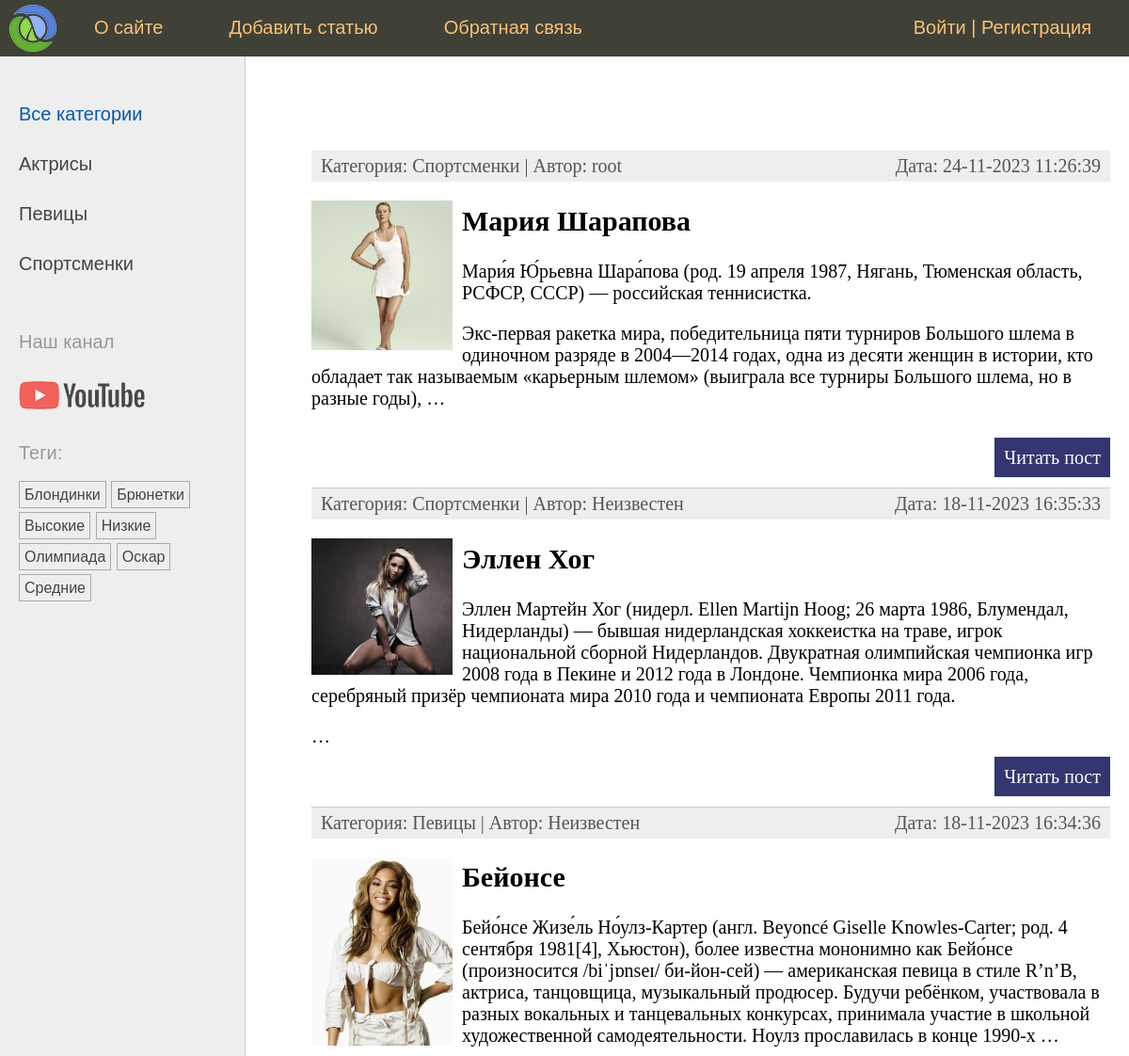
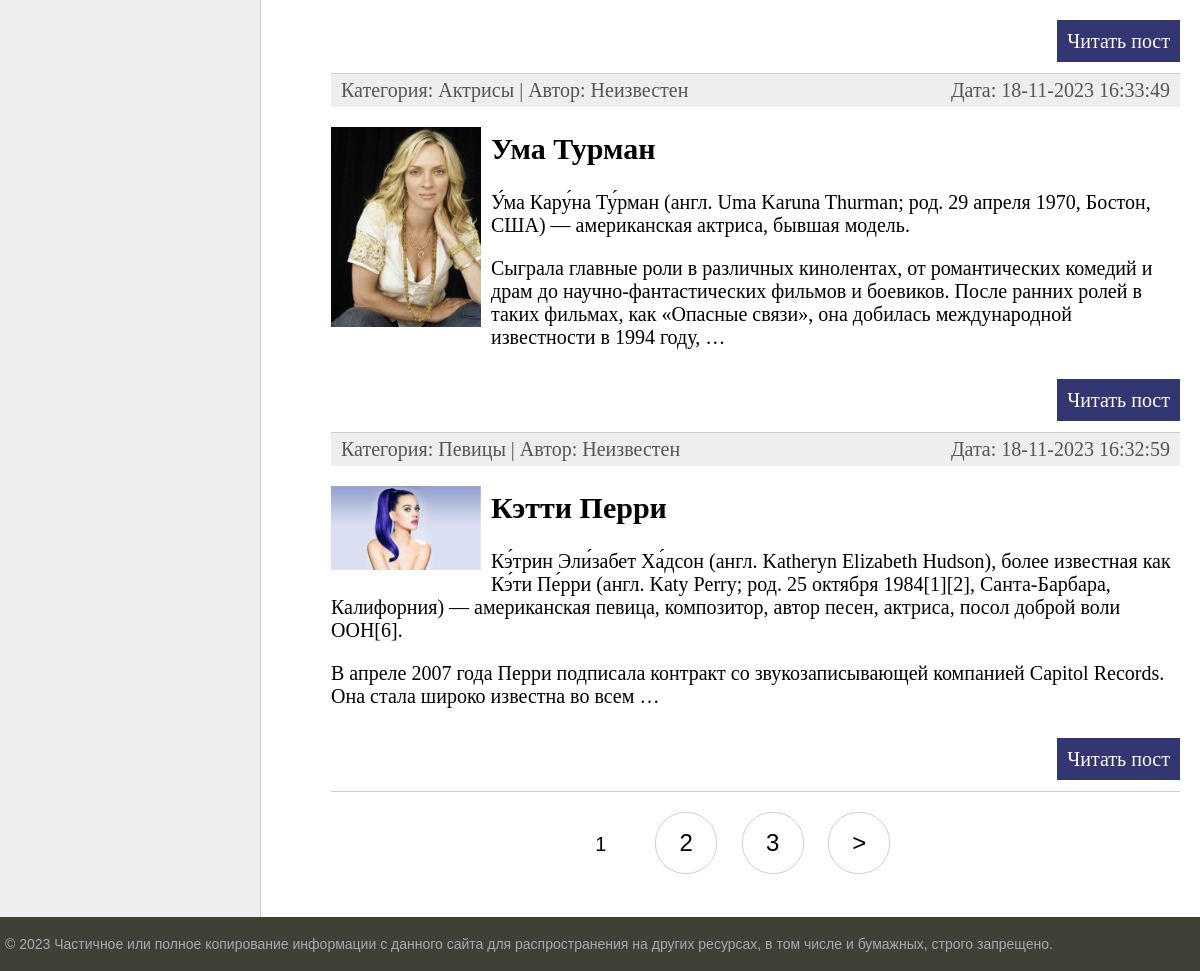
The page / on the database its author committed (2 pictures, top to bottom).
### women/models.py (models this page shows, shortened)
class Category(models.Model):
    name = models.CharField(max_length=100, db_index=True, verbose_name='Категория')
    slug = models.SlugField(max_length=255, unique=True, db_index=True, verbose_name='Slug')
    class Meta:
        verbose_name = 'Категория'
        verbose_name_plural = 'Категории'
    def get_absolute_url(self):
        return reverse('category', kwargs={'cat_slug': self.slug})

class TagPost(models.Model):
    tag = models.CharField(max_length=100, db_index=True)
    slug = models.SlugField(max_length=255, unique=True, db_index=True)
    def get_absolute_url(self):
        return reverse('tag', kwargs={'tag_slug': self.slug})

class Women(models.Model):
    class Status(models.IntegerChoices):
        DRAFT = 0, 'Черновик'
        PUBLISHED = 1, 'Опубликовано'
    title = models.CharField(max_length=255, verbose_name='Заголовок', validators=[])
    slug = models.SlugField(max_length=255, unique=True, db_index=True, verbose_name='Slug',
                            validators=[
        MinLengthValidator(5, message='Минимум 5 символов'),
        MaxLengthValidator(100, message='Максимум 100 символов'),
                                        ]
                            )
    photo = models.ImageField(upload_to='photos/%Y-%m-%d', default=None, null=True, blank=True, verbose_name='Фото')
    content = models.TextField(blank=True, verbose_name='Текст статьи')
    time_create = models.DateTimeField(auto_now_add=True, verbose_name='Время создания')
    time_update = models.DateTimeField(auto_now=True, verbose_name='Время обновления')
    is_published = models.BooleanField(choices=tuple(map(lambda x: (bool(x[0]), x[1]), Status.choices)),
                                       default=Status.DRAFT, verbose_name='Статус')
    cat = models.ForeignKey('Category', on_delete=models.PROTECT, related_name='posts', verbose_name='Категория')
    tags = models.ManyToManyField('TagPost', blank=True, related_name='tags', verbose_name='Тег')
    husband = models.OneToOneField('Husband', on_delete=models.SET_NULL, null=True, blank=True,
                                   related_name='woman', verbose_name='Муж')
    author = models.ForeignKey(get_user_model(), on_delete=models.SET_NULL, related_name='posts', null=True, default=None)
    objects = models.Manager()
    published = PublishedManager()
    class Meta:
        verbose_name = 'Известные женщины'
        verbose_name_plural = 'Известные женщины'
        ordering = ['-time_create']
        indexes = [
            models.Index(fields=['-time_create']),
        ]
    def get_absolute_url(self):
        return reverse('post', kwargs={'post_slug': self.slug})

### women/views.py (the view)
# urls.py: path('', WomenHome.as_view(), name='home'),
class WomenHome(DataMixin, ListView):
    model = Women
    template_name = 'women/index.html'
    context_object_name = 'posts'
    title_page = 'Главая страница'
    cat_selected = 0
    def get_queryset(self):
        return Women.published.all().select_related('cat')

### users/context_processors.py (called while the page is built)
def get_women_context(request: HttpRequest) -> dict[str, list[dict[str, str]]]:
    return {'mainmenu': menu}

### women/models.py (called while the page is built)
    def get_queryset(self) -> models.QuerySet:
        return super().get_queryset().filter(is_published=Women.Status.PUBLISHED)

### women/templatetags/women_tags.py (called while the page is built)
@register.inclusion_tag('women/list_categories.html')
def show_categories(cat_selected: int = 0) -> dict[str, Category | int]:
    cats = Category.objects.annotate(total=Count('posts')).filter(total__gt=0)
    return {'cats': cats, 'cat_selected': cat_selected}

@register.inclusion_tag('women/list_tags.html')
def show_all_tags() -> dict[str, TagPost]:
    return {'tags': TagPost.objects.annotate(total=Count('tags')).filter(total__gt=0)}

### women/templates/women/index.html (shortened to what this page needs)
{% extends 'base.html' %}
{% block content %}
    <ul class="list-articles">
        {% for p in posts %}
            <li>
                <div class="article-panel">
                    <p class="first">Категория: {{ p.cat.name }} | Автор: {{ p.author.username|default:"Неизвестен" }}</p>
                    <p class="last">Дата: {{ p.time_update|date:"d-m-Y H:i:s" }}</p>
                </div>
                {% if p.photo %}
                    <p><img class="img-article-left thumb" src="{{ p.photo.url }}"></p>
                {% endif %}
                <h2>{{ p.title }}</h2>
                {% autoescape off %}
                    {{ p.content|linebreaks|truncatewords:50 }}
                {% endautoescape %}
                <p class="link-read-post"><a href="{{ p.get_absolute_url }}">Читать пост</a></p>
            </li>
        {% endfor %}
    </ul>
{% endblock %}
{% block navigation %}
    {% if page_obj.has_other_pages %}
        <nav class="list-pages">
            <ul>
                {% for p in paginator.page_range %}
                    {% if page_obj.number == p %}
                        <li class="page-num page-num-selected">{{ p }}</li>
                    {% elif p >= page_obj.number|add:-2 and p <= page_obj.number|add:2 %}
                        <li class="page-num">
                            <a href="?page={{ p }}">{{ p }}</a>
                        </li>
                    {% endif %}
                {% endfor %}
                {% if page_obj.has_next %}
                    <li class="page-num">
                        <a href="?page={{ page_obj.next_page_number }}">&gt;</a>
                    </li>
                {% endif %}
            </ul>
        </nav>
    {% endif %}
{% endblock %}

### templates/base.html (shortened to what this page needs)
{% load static %}
{% load women_tags %}
<!DOCTYPE html>
<html>
<head>
	<link type="text/css" href="{% static 'women/css/styles.css' %}" rel="stylesheet" />
</head>
<body>
<table class="table-page" border=0 cellpadding="0" cellspacing="0">
    <tr>
        <td valign=top>
            {% block mainmenu %}
                <div class="header">
                    <ul id="mainmenu" class="mainmenu">
                        <li class="logo"><a href="{% url 'home' %}"><div class="logo"></div></a></li>
                        {% for m in mainmenu %}
                            <li><a href="{% url m.url_name %}">{{ m.title }}</a></li>
                        {% endfor %}
                        {% if user.is_authenticated %}
                            <li class="last"><a href="{% url 'users:profile' %}"> {{ user.username }}</a> | <a href="{% url 'users:logout' %}">Выйти</a></li>
                        {% else %}
                            <li class="last"><a href="{% url 'users:login' %}">Войти</a> | <a href="{% url 'users:register' %}">Регистрация</a></li>
                        {% endif %}
                    </ul>
                </div>
            {% endblock mainmenu %}
            <table class="table-content" border=0 cellpadding="0" cellspacing="0">
                <tr>
                    <td valign="top" class="left-chapters">
                        <ul id="leftchapters">
                            {% if cat_selected == 0 %}
                                <li class="selected">Все категории</li>
                            {% else %}
                                <li><a href="{% url 'home' %}">Все категории</a></li>
                            {% endif %}
                            {% show_categories cat_selected %}
                            <li class="share">
                                <p>Наш канал</p>
                                <a class="share-yt"
                                   href="https://www.youtube.com/channel/UClJzWfGWuGJL2t-3dYKcHTA/playlists"
                                   target="_blank" rel="nofollow"></a>
                            </li>
                            <li>{% show_all_tags %}</li>
                        </ul>
                    </td>
                    <td valign="top" class="content">
                        <div class="content-text">
                            {% block content %}
                            {% endblock %}
                        </div>
                    {% block navigation %}
                    {% endblock %}
                    </td>
                </tr>
            </table>
        </td>
    </tr>
    <tr>
        <td valign=top>
            <div id="footer">
                <p>&copy; 2023 Частичное или полное копирование информации с данного сайта для распространения на других
                    ресурсах, в том числе и бумажных, строго запрещено.</p>
            </div>
        </td>
    </tr>
</table>
</body>
</html>

### women/templates/women/list_categories.html
{% for cat in cats %}
    {% if cat.id == cat_selected %}
        <li class="selected">{{ cat.name }}</li>
    {% else %}
        <li><a href="{{ cat.get_absolute_url }}">{{ cat.name }}</a></li>
    {% endif %}
{% endfor %}

### women/templates/women/list_tags.html
{% if tags %}
    <p>Теги: </p>
    <ul class="tags-list">
        {% for t in tags %}
            <li><a href="{{ t.get_absolute_url }}">{{ t.tag }}</a></li>
        {% endfor %}
    </ul>
{% endif %}

### women/static/women/css/styles.css (style rules this page uses)
html, body { font-family: 'Arial'; margin: 0; padding: 0; height: 100%; width: 100%; color: #444; }
a { color: #0059b2; text-decoration: none; }
img { max-width: 600px; height: auto; }
img.img-article-left { max-width: 300px; height: auto; float: left; padding: 0 10px 10px 0; }
img.img-article-left.thumb { max-width: 150px; height: auto; }
p.link-read-post { text-align: right; }
p.link-read-post a { padding: 10px; min-width: 100px; background: #333671; color: #fff; text-decoration: none; }
div.article-panel { background: #eee; padding: 5px 10px 5px 10px; box-sizing: border-box; overflow: hidden; color: #555; }
div.article-panel p.first { margin: 0; float: left; }
div.article-panel p.last { margin: 0; float: right; }
ul.list-articles { list-style: none; margin: 0; padding: 0; }
ul.list-articles li { border-bottom: 1px solid #ccc; }
.table-page { width: 100%; height: 100%; vertical-align: top; }
.table-page tr { height: 100%; }
.header { background: #3F4137; height: 60px; }
.logo { background: url('../images/logo.png') no-repeat 10px 5px; width: 70px; height: 60px; }
ul.mainmenu { list-style: none; margin: 0; padding: 0; height: 60px; color: #fdc073; font-size: 20px; overflow: hidden; }
ul.mainmenu li { float: left; margin: 18px 40px 0 30px; }
ul.mainmenu li.logo { margin: 0; }
ul.mainmenu li.last { float: right; }
ul.mainmenu li a { color: #fdc073; text-decoration: none; }
.table-content { width: 100%; min-height: 100%; height: 100%; }
.left-chapters { margin: 0; background: #eee; border-right: 1px solid #ccc; }
.left-chapters ul { width: 230px; margin: 0; padding: 20px 10px 10px 20px; list-style: none; font-size: 20px; }
.left-chapters ul li { margin: 30px 0 0 0; color: #999; }
.left-chapters ul li.selected { color: #0059b2; }
.left-chapters ul li a { color: #444; text-decoration: none; }
.left-chapters ul li.share { margin: 60px 0 0 0; }
.left-chapters ul li.share p { margin: 30px 0 30px 0; }
.left-chapters ul li.share a { display: inline-block; width: 40px; height: 40px; margin: 0 20px 0 0; }
.left-chapters ul li.share a.share-yt { width: 100%; height: 30px; background: url('../images/share_yt.png') no-repeat 0 0 }
ul.tags-list { width: 100%; margin: 0; padding: 0; list-style: none; }
ul.tags-list li { margin: 0; padding: 0 0 10px; display: inline-block; }
ul.tags-list li a { padding: 5px; font-size: 16px; border: 1px solid #aaa; }
.content { padding: 40px 20px 20px 40px; width: 100%; box-sizing: border-box; }
.content-text { margin: 60px 0 0 30px; color: #000; font-size: 20px; font-family: Yandex Sans Display Light; }
#footer { box-sizing: border-box; background: #3F4137; padding: 5px; color: #aaa; font-size: 14px; font-family: Verdana, Geneva, Arial, Helvetica; text-align: left; overflow: hidden; }
.list-pages { text-align: center; margin: 0 0 20px 0; }
.list-pages ul { margin: 20px 0 0 0; padding: 0; list-style: none; }
.list-pages ul li { display: inline-block; margin: 0 20px 0 0; }
.list-pages a { color: #000; font-size: 24px; text-decoration: none; }
.list-pages .page-num, .page-num-selected { display: inline-block; width: 60px; height: 44px; padding: 16px 0 0 0; border: 1px solid #d0d0d0; border-radius: 30px; }
.list-pages .page-num-selected { border: none; color: #000; font-size: 20px; }

### rows shown on the page
Category: name "Актрисы"
Category: name "Певицы"
Category: name "Спортсменки"
TagPost: tag "Блондинки"
TagPost: tag "Брюнетки"
TagPost: tag "Высокие"
TagPost: tag "Низкие"
TagPost: tag "Олимпиада"
TagPost: tag "Оскар"
TagPost: tag "Средние"
Women: cat.name "Спортсменки", author.username "root", time_update "24-11-2023 11:26:39", photo (picture), title "Мария Шарапова", content "Мари́я Ю́рьевна Шара́пова (род. 19 апреля 1987, Нягань, Тюменская область, РСФСР, СССР) — российская теннисистка. Экс-первая ракетка мира, победительница пяти турниров Большого шлема в одиночном разряде в 2004—2014 годах, одна из десяти женщин в истории, кто обладает так называемым «карьерным шлемом» (выиграла все турниры Большого шлема, но в разные годы), …"
Women: cat.name "Спортсменки", author.username "Неизвестен", time_update "18-11-2023 16:35:33", photo (picture), title "Эллен Хог", content "Эллен Мартейн Хог (нидерл. Ellen Martijn Hoog; 26 марта 1986, Блумендал, Нидерланды) — бывшая нидерландская хоккеистка на траве, игрок национальной сборной Нидерландов. Двукратная олимпийская чемпионка игр 2008 года в Пекине и 2012 года в Лондоне. Чемпионка мира 2006 года, серебряный призёр чемпионата мира 2010 года и чемпионата Европы 2011 года. …"
Women: cat.name "Певицы", author.username "Неизвестен", time_update "18-11-2023 16:34:36", photo (picture), title "Бейонсе", content "Бейо́нсе Жизе́ль Но́улз-Картер (англ. Beyoncé Giselle Knowles-Carter; род. 4 сентября 1981[4], Хьюстон), более известна мононимно как Бейо́нсе (произносится /biˈjɒnseɪ/ би-йон-сей) — американская певица в стиле R’n’B, актриса, танцовщица, музыкальный продюсер. Будучи ребёнком, участвовала в разных вокальных и танцевальных конкурсах, принимала участие в школьной художественной самодеятельности. Ноулз прославилась в конце 1990-х …"
Women: cat.name "Актрисы", author.username "Неизвестен", time_update "18-11-2023 16:33:49", photo (picture), title "Ума Турман", content "У́ма Кару́на Ту́рман (англ. Uma Karuna Thurman; род. 29 апреля 1970, Бостон, США) — американская актриса, бывшая модель. Сыграла главные роли в различных кинолентах, от романтических комедий и драм до научно-фантастических фильмов и боевиков. После ранних ролей в таких фильмах, как «Опасные связи», она добилась международной известности в 1994 году, …"
Women: cat.name "Певицы", author.username "Неизвестен", time_update "18-11-2023 16:32:59", photo (picture), title "Кэтти Перри", content "Кэ́трин Эли́забет Ха́дсон (англ. Katheryn Elizabeth Hudson), более известная как Кэ́ти Пе́рри (англ. Katy Perry; род. 25 октября 1984[1][2], Санта-Барбара, Калифорния) — американская певица, композитор, автор песен, актриса, посол доброй воли ООН[6]. В апреле 2007 года Перри подписала контракт со звукозаписывающей компанией Capitol Records. Она стала широко известна во всем …"

### other values the page prints
{{ m.title }} "О сайте" "Добавить статью" "Обратная связь"
{{ p }} "1"
{{ p }} "2" "3"
